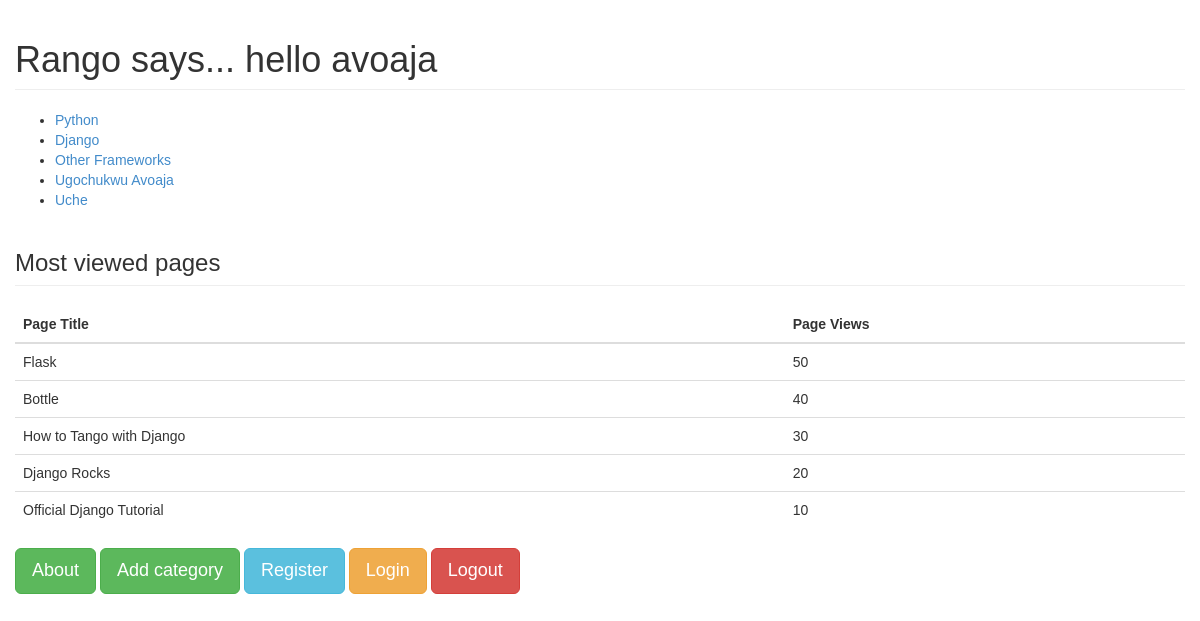
The app's page /rango/ (signed in) with its own data.
### rango/models.py (models this page shows, shortened)
class Category(models.Model):
	name = models.CharField(max_length=128, unique=True)
	views = models.IntegerField(default=0)
	likes = models.IntegerField(default=0)
	slug = models.SlugField(unique=False)
	def __str__(self):
		return self.name

class Page(models.Model):
	category = models.ForeignKey(Category)
	title = models.CharField(max_length=128)
	url = models.URLField()
	views = models.IntegerField(default=0)

### rango/views.py (the view)
def index(request):
	context_dict = {}
	category_list = Category.objects.order_by('-likes')[:5]
	context_dict['categories'] = category_list
	print category_list
	most_viewed_pages_list = Page.objects.order_by('-views')[:5]
	context_dict['most_viewed_pages'] = most_viewed_pages_list
	return render(request, 'rango/index.html', context_dict)

### rango/templates/rango/index.html (shortened to what this page needs)
<!DOCTYPE html>
<html>
	<head>
		{% load staticfiles %}
		<link rel="stylesheet" type="text/css" href="{% static 'css/stylep.css' %}">
	</head>
	<body>
		<div class="container">
			<div class="row">
				<h1 class="page-header">
					{% if user.is_authenticated %}
					Rango says... hello {{ user.username }}
					{% else %}
					Rango says... hello Stranger
					{% endif %}
				</h1>
				{% if categories %}
					<ul>
						{% for category in categories %}
						<li>
							<a href="/rango/category/{{ category.slug }}">
								{{ category.name }}
							</a>
						</li>
						{% endfor %}
					</ul>
				{% else %}
					<div class="bg-danger">
						<h3>There are no categories present.</h3>
					</div>
				{% endif %}
				<h3 class="page-header">Most viewed pages</h3>
				{% if most_viewed_pages %}
					<table class="table table-hover">
							<thead>
								<tr class="primary">
									<th>Page Title</th>
									<th>Page Views</th>
								</tr>
							</thead>
						{% for page in most_viewed_pages %}
							<tr>
								<td>{{ page.title }}</td>
								<td>{{ page.views }}</td>
							</tr>
						{% endfor %}
					</table>
				{% endif %}
				<a href="/rango/about" class="btn btn-success btn-lg">About</a>
				<a href="/rango/add_category" class="btn btn-success btn-lg">Add category</a>
				<a href="/rango/register" class="btn btn-info btn-lg">Register</a>
				<a href="/rango/login" class="btn btn-warning btn-lg">Login</a>
				<a href="/rango/logout" class="btn btn-danger btn-lg">Logout</a>
			</div>
		</div>
	</body>
</html>

### static/css/stylep.css (style rules this page uses)
body { font-family: arial; }

### records on screen
Category: name "Python"
Category: name "Django"
Category: name "Other Frameworks"
Category: name "Ugochukwu Avoaja"
Category: name "Uche"
Page: title "Flask", views "50"
Page: title "Bottle", views "40"
Page: title "How to Tango with Django", views "30"
Page: title "Django Rocks", views "20"
Page: title "Official Django Tutorial", views "10"

### other values on screen
{{ user.username }} "avoaja"
